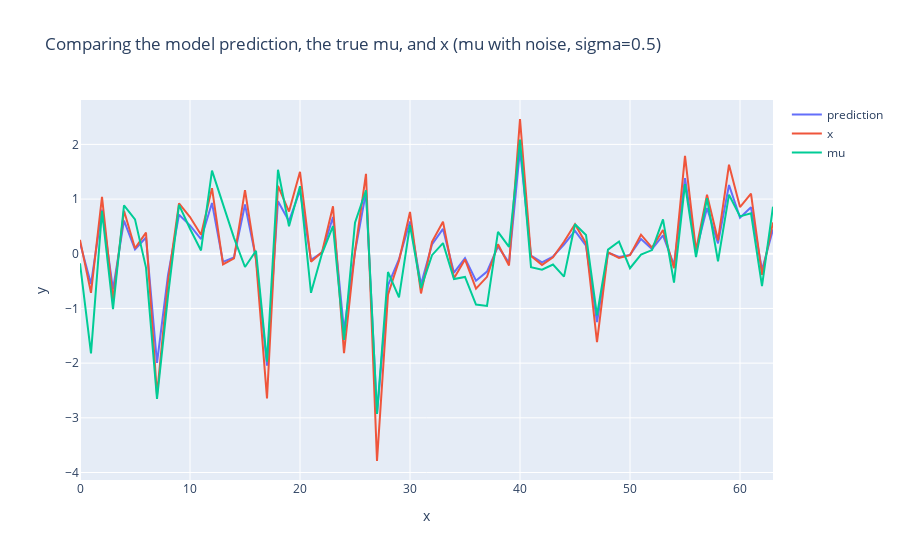

Notebook code for this chart:
### Code cell
fig = go.Figure()
x_axis = np.arange(prediction.shape[0])

fig.add_trace(go.Scatter(x=x_axis, y=prediction, mode='lines', name='prediction'))
fig.add_trace(go.Scatter(x=x_axis, y=x, mode='lines', name='x'))
fig.add_trace(go.Scatter(x=x_axis, y=y, mode='lines', name='mu'))
fig.update_layout(title='Comparing the model prediction, the true mu, and x (mu with noise, sigma=0.5)', xaxis_title='x', yaxis_title='y')

# make the plot into a scatter plot, not a line graph
# fig.update_traces(mode='markers', marker_line_width=1, marker_size=6)

fig.show()
